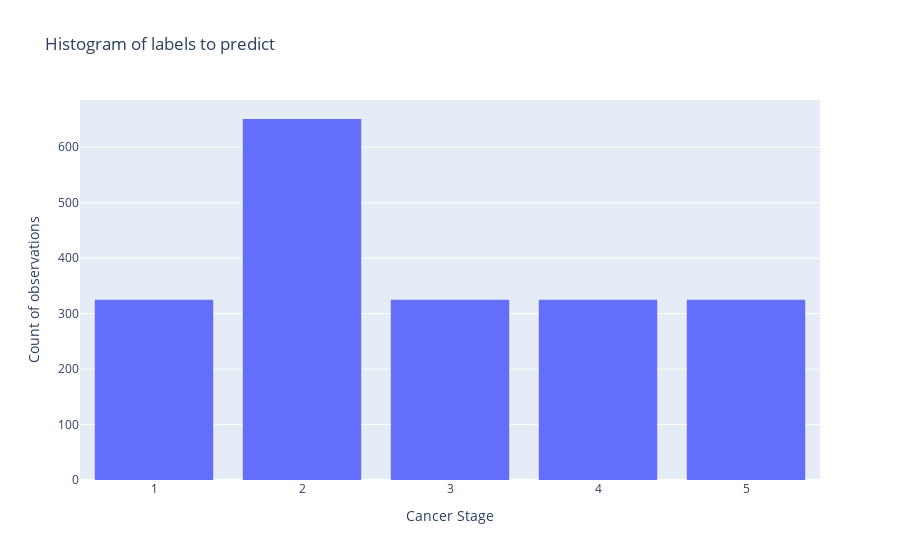

Write notebook code for a chart like this one.
### Markdown cell above
We have the following labels:
    - 0 means that the methylation are taken from normal samples
    - Strictly positive number are taken from cancerous samples and indicate the cancer stage:
      - 1 means Stage 1
      - 2 means Stage 2
      - 3 means Stage 3
      - 4 means Stage 4

### Code cell
fig = go.Figure()
fig.add_trace(go.Histogram(x=y_train))

# Overlay both histograms
fig.update_layout(bargroupgap=0.2,
                  title="Histogram of labels to predict",
                  xaxis_title="Cancer Stage",
                  yaxis_title="Count of observations")

fig.show()

### Figure 1 — Plotly figure (JSON) as saved in the notebook; plotly's stock layout.template omitted (floating-point values rounded to 4 significant figures; data arrays with more than 128 entries replaced by an {"elided": "..."} marker saying what was removed)
{"data": [{"type": "histogram", "x": {"elided": "1951 int values"}}], "layout": {"bargroupgap": 0.2, "title": {"text": "Histogram of labels to predict"}, "xaxis": {"title": {"text": "Cancer Stage"}}, "yaxis": {"title": {"text": "Count of observations"}}}}
